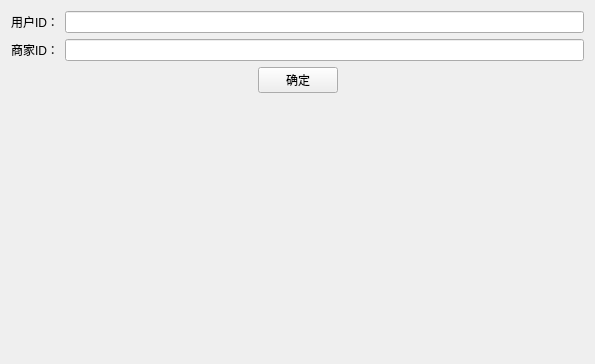
<?xml version="1.0" encoding="UTF-8"?>
<ui version="4.0">
 <class>Widget</class>
 <widget class="QWidget" name="Widget">
  <property name="geometry">
   <rect>
    <x>0</x>
    <y>0</y>
    <width>595</width>
    <height>364</height>
   </rect>
  </property>
  <property name="minimumSize">
   <size>
    <width>400</width>
    <height>0</height>
   </size>
  </property>
  <property name="windowTitle">
   <string>订单应用</string>
  </property>
  <layout class="QHBoxLayout" name="horizontalLayout_2">
   <item>
    <layout class="QVBoxLayout" name="verticalLayout">
     <item>
      <layout class="QFormLayout" name="formLayout">
       <item row="0" column="0">
        <widget class="QLabel" name="iDLabel">
         <property name="text">
          <string>用户ID：</string>
         </property>
        </widget>
       </item>
       <item row="0" column="1">
        <widget class="QLineEdit" name="iDLineEdit"/>
       </item>
       <item row="1" column="0">
        <widget class="QLabel" name="iDLabel_2">
         <property name="text">
          <string>商家ID：</string>
         </property>
        </widget>
       </item>
       <item row="1" column="1">
        <widget class="QLineEdit" name="iDLineEdit_2"/>
       </item>
      </layout>
     </item>
     <item>
      <layout class="QHBoxLayout" name="horizontalLayout">
       <item>
        <spacer name="horizontalSpacer">
         <property name="orientation">
          <enum>Qt::Horizontal</enum>
         </property>
         <property name="sizeHint" stdset="0">
          <size>
           <width>40</width>
           <height>20</height>
          </size>
         </property>
        </spacer>
       </item>
       <item>
        <widget class="QPushButton" name="pushButton">
         <property name="text">
          <string>确定</string>
         </property>
        </widget>
       </item>
       <item>
        <spacer name="horizontalSpacer_2">
         <property name="orientation">
          <enum>Qt::Horizontal</enum>
         </property>
         <property name="sizeHint" stdset="0">
          <size>
           <width>40</width>
           <height>20</height>
          </size>
         </property>
        </spacer>
       </item>
      </layout>
     </item>
     <item>
      <spacer name="verticalSpacer">
       <property name="orientation">
        <enum>Qt::Vertical</enum>
       </property>
       <property name="sizeHint" stdset="0">
        <size>
         <width>20</width>
         <height>40</height>
        </size>
       </property>
      </spacer>
     </item>
    </layout>
   </item>
  </layout>
 </widget>
 <resources/>
 <connections/>
</ui>
